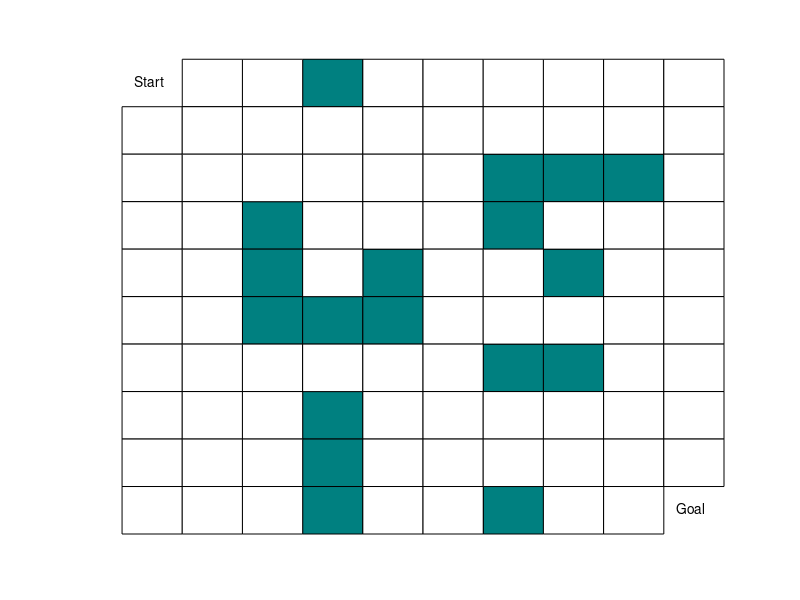
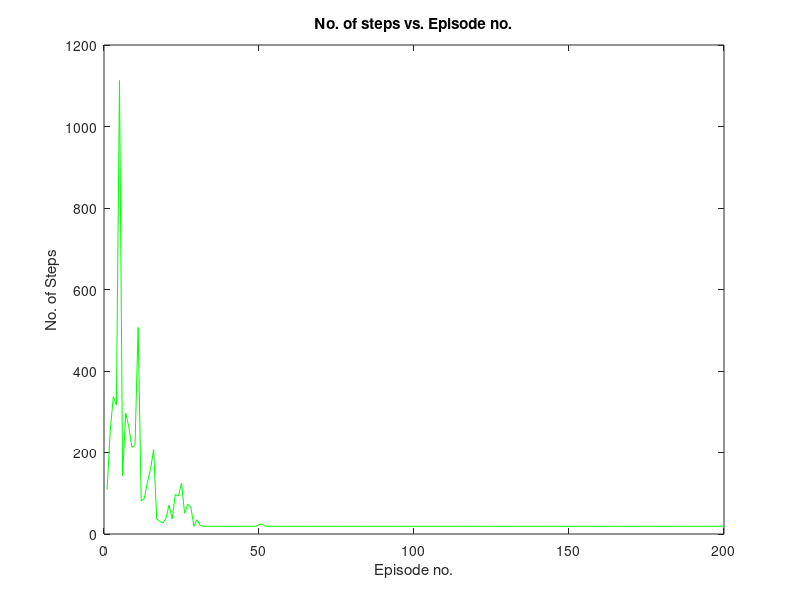
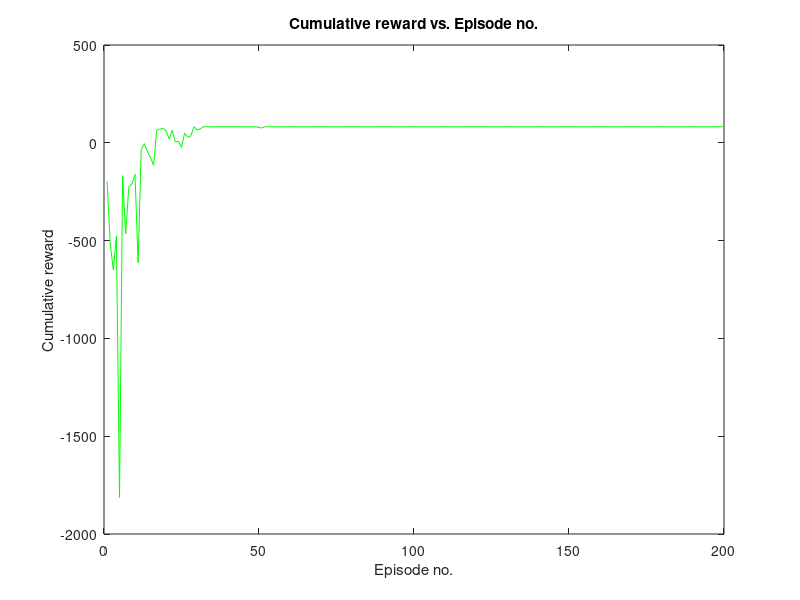

Reproduce these figures in MATLAB, in order.
%% Q-learning Algorithm to solve a Grid-world
% *Authors:*Surya Pratap Singh, Yug Ajmera
% 

%% Size of square shaped grid-world
n = 10;
%% Assigning the rewards of -1 for normal states and -10 for obstacles

maze = -1*ones(n,n);

maze(1,4)=-10;
maze(3,7)=-10;
maze(3,8)=-10;
maze(3,9)=-10;
maze(4,3)=-10;
maze(4,7)=-10;
maze(5,3)=-10;
maze(5,5)=-10;
maze(5,8)=-10;
maze(6,3)=-10;
maze(6,4)=-10;
maze(6,5)=-10;
maze(7,7)=-10;
maze(7,8)=-10;
maze(8,4)=-10;
maze(9,4)=-10;
maze(10,4)=-10;
maze(10,7)=-10;


%% 
% * Starting position reward

maze(1,1) = -1;
%% 
% * Goal position reward

maze(n,n) = 100;

%% To display the grid-world

disp(maze)

n=length(maze);

figure
imagesc(maze)
colormap(white)

for i=1:n
    for j=1:n
        if maze(i,j)==-10
            rectangle('Position',[j-0.2 i-0.2 1.0 1.0],'FaceColor',[0 .5 .5]);%text(j,i,'X','HorizontalAlignment','center')
        end
    end
end
cx=0;
for i=1:n
    for j=1:n
        if (maze(i,j)==-1 && cx>0)
            rectangle('Position',[j-0.2 i-0.2 1.0 1.0],'FaceColor',[1 1 1]);%text(j,i,'X','HorizontalAlignment','center')
        end
        cx=cx+1;
    end
end
text(1+0.25,1+0.25,'Start','HorizontalAlignment','center')
text(n+0.25,n+0.25,'Goal','HorizontalAlignment','center')

axis off

Goal=n*n;
fprintf('Goal State is: %d',Goal)



%% Reward Matrix
% 
%%
reward=maze;

ab=zeros(n*n);


%% Q-Learning algorithm

%%
q = zeros(size(ab));%randn(size(ab));
gamma = 0.9;
alpha = 0.8;
maxItr = 200;
epsilon=0.9;
epsilon_discount = 0.9;
%% 

smatrix=zeros(n);
t=0;
for i=1:n
    for j=1:n
        smatrix(i,j)=t+1;
        t=smatrix(i,j);
    end
end

l=0;
select=0;
cum_matrix=[0 0];
epi_matrix=[0 0];
step_matrix=[0 0];
for i=1:maxItr
    epsilon = epsilon * epsilon_discount;
    cumulative = 0;
    % Starting from start position    
    cs=1;
    cs_row=1;
    cs_col=1;
    
    l=l+1;
    fprintf('Episode no.=%d\n',l);
    sd=0*ones(50);
    u=0;
    
    % Repeat until Goal state is reached
    while(1)
        u=u+1;
        %fprintf('Step no.=%d\n',u);
        
        sd(u,u)=cs;
    % possible actions for the chosen state
    if (cs_row==1)&&(cs_col==1)
        n_actions =[cs_col+1 n+1];
        
        %fprintf('Condition 1\n');
    end
    if (cs_row==1)&&(cs_col>1 && cs_col<n)
        n_actions =[cs_col-1 cs_col+1 cs_col+n];
        %fprintf('Condition 2\n');
    end
    if (cs_row==1)&&(cs_col==n)
        n_actions =[cs_col-1 2*n];
        %fprintf('Condition 3\n');
    end
    if (cs_row>1 && cs_row<n) && (cs_col==n)
        n_actions =[n*(cs_row-1) (n*cs_row-1) n*(cs_row+1)];
        %fprintf('Condition 4\n');
    end
    if (cs_row==n) && (cs_col==n)
        n_actions =[n*(n-1) (n*n-1)];
        %fprintf('Condition 5\n');
    end
    if (cs_row==n) && (cs_col<n && cs_col>1)
        n_actions =[n*(cs_row-1)+cs_col+1 n*(cs_row-1)+cs_col-1 n*(cs_row-1)+cs_col-n];
        %fprintf('Condition 6\n');
    end
    if (cs_row==n) && (cs_col==1)
        n_actions =[n*(cs_row-1)+2 n*(cs_row-1)+1-n];
        %fprintf('Condition 7\n');
    end
    if (cs_row<n && cs_row>1) && (cs_col==1)
        n_actions =[n*(cs_row-1)+2 n*(cs_row-1)+1-n n*(cs_row-1)+1+n];
        %fprintf('Condition 8\n');
    end
    if (cs_row<n && cs_row>1) && (cs_col<n && cs_col>1)
        n_actions =[n*(cs_row-1)+cs_col+1 n*(cs_row-1)+cs_col-1 n*(cs_row-1)+cs_col-n n*(cs_row-1)+cs_col+n];
        %fprintf('Condition 9\n');
    end
    
        
    % choose an action at random and set it as the next state
    z=rand();
    if (epsilon>z)
        select=1;
    end
    
    if (epsilon<=z)
        select=2;
    end
    
    %fprintf('select=%d\n',select);
    %fprintf('n_actions=%d %d %d %d\n',n_actions.');
    %fprintf('n_actions=%d %d %d\n',n_actions.');
    %fprintf('n_actions=%d %d\n',n_actions.');
    temp=-100;
    
    if (select==1) || (((length(n_actions)==4)) && (q(cs,n_actions(1))==0) && (q(cs,n_actions(2))==0) && (q(cs,n_actions(3))==0) && (q(cs,n_actions(4))==0)) || (((length(n_actions)==3)) && (q(cs,n_actions(1))==0) && (q(cs,n_actions(2))==0) && (q(cs,n_actions(3))==0)) || (((length(n_actions)==2)) && (q(cs,n_actions(1))==0) && (q(cs,n_actions(2))==0));
        ns = n_actions(randi([1 length(n_actions)],1,1));
        %fprintf('1st action executed\n');
    else
    
    
    temp11=0;
        for g=1:length(n_actions)
            if q(cs,n_actions(g))>temp
                temp=q(cs,n_actions(g));
                temp11=n_actions(g);
            end
            %fprintf('q(cs,n_actions(g)=%d\n',q(cs,n_actions(g)));
        end
        %fprintf('2nd action executed\n');
        ns=temp11;
    end
    
    
                
    %fprintf('temp=%d',temp);        
    %fprintf('ns=%d',ns);
    
    for x=1:n
        for y=1:n
            %fprintf('x=%d\n)',x);
            %fprintf('y=%d\n',y);
            if ns==smatrix(x,y)
                temp1=x;
                temp2=y;
                %fprintf('temp1=%d\n)',x);
                %fprintf('temp2=%d\n',y);
            end
        end
    end
    
    ns_row=temp1;
    ns_col=temp2;
    
       
            % find all the possible actions for the selected state
            if (ns_row==1)&&(ns_col==1)
                n_actions =[ns_col+1 n+1];
            end
    if (ns_row==1)&&(ns_col>1 && ns_col<n)
        n_actions =[ns_col-1 ns_col+1 ns_col+n];
        
    end
    if (ns_row==1)&&(ns_col==n)
        n_actions =[ns_col-1 2*n];
        
    end
    if (ns_row>1 && ns_row<n) && (ns_col==n)
        n_actions =[n*(ns_row-1) (n*ns_row-1) n*(ns_row+1)];
        
    end
    if (ns_row==n) && (ns_col==n)
        n_actions =[n*(n-1) (n*n-1)];
        
    end
    if (ns_row==n) && (ns_col<n && ns_col>1)
        n_actions =[n*(ns_row-1)+ns_col+1 n*(ns_row-1)+ns_col-1 n*(ns_row-1)+ns_col-n];
        
    end
    if (ns_row==n) && (ns_col==1)
        n_actions =[n*(ns_row-1)+2 n*(ns_row-1)+1-n];
        
    end
    if (ns_row<n && ns_row>1) && (ns_col==1)
        n_actions =[n*(ns_row-1)+2 n*(ns_row-1)+1-n n*(ns_row-1)+1+n];
    end
    if (ns_row<n && ns_row>1) && (ns_col<n && ns_col>1)
        n_actions =[n*(ns_row-1)+ns_col+1 n*(ns_row-1)+ns_col-1 n*(ns_row-1)+ns_col-n n*(ns_row-1)+ns_col+n];
    end
            
            % find the maximum q-value i.e, next state with best action
             max_q = 0;
            for j=1:length(n_actions)
                max_q = max(max_q,q(ns,n_actions(j)));
            end
            
            % Update q-values as per Bellman's equation
            
            
            q(cs,ns)=(1-alpha)*q(cs,ns)+alpha*[reward(ns_row,ns_col)+gamma*max_q];
            cumulative = cumulative + reward(ns_row,ns_col);
            
            if reward(ns_row,ns_col)==-10
                ns=cs;
            end
            
            
            % Check whether the episode has completed i.e Goal has been reached
            if(cs == Goal)
                fprintf('cum_reward=%d\n',cumulative);
                break;
            end
            
            % Set current state as next state
            cs=ns;
            cs_row=ns_row;
            cs_col=ns_col;
    end
    fprintf('Total steps.=%d\n',u);
    step_matrix(i)=u;
    cum_matrix(i)=cumulative;
    epi_matrix(i)=i;
end

figure
plot(epi_matrix,step_matrix,'g');
title('No. of steps vs. Episode no.');
xlabel('Episode no.');
ylabel('No. of Steps');

figure
plot(epi_matrix,cum_matrix,'g');
title('Cumulative reward vs. Episode no.');
xlabel('Episode no.');
ylabel('Cumulative reward');
